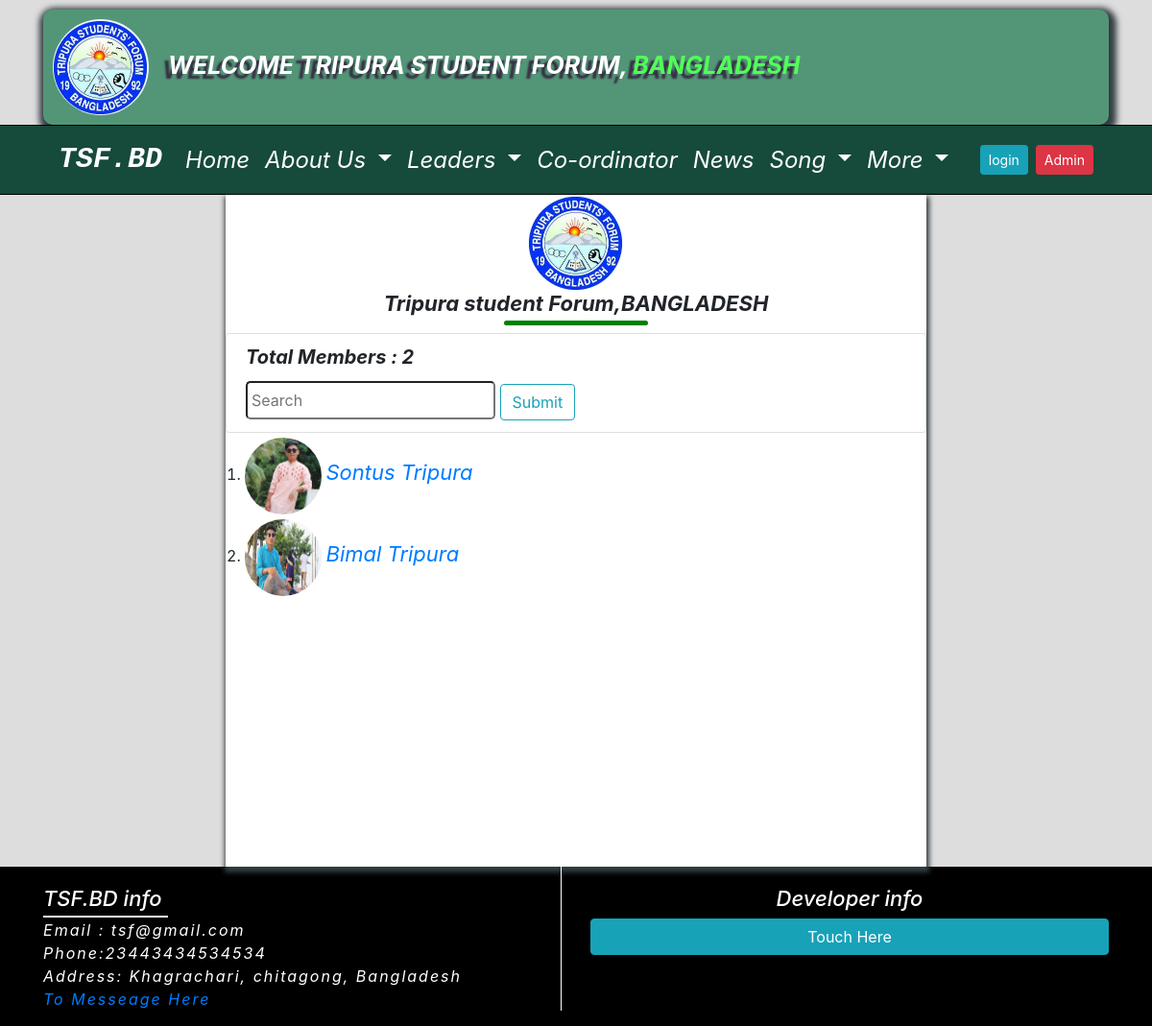
Page /member/ on the committed database.
### Home_app/models.py (models this page shows, shortened)
class TsfAboutSetting(models.Model):
    tsf_logo = models.ImageField(upload_to='tsf_logo', blank=True)
    tsf_greeting = models.CharField(max_length=255, blank=True)
    country = models.CharField(max_length=255, blank=True)
    tsf_phone = models.CharField(max_length=255, blank=True)
    tsf_email = models.EmailField(max_length=255, blank=True)
    tsf_address = models.TextField(blank=True)
    tsf_about = models.TextField(blank=True)
    tsf_president_name = models.CharField(max_length=255, blank=True)
    tsf_president_photo = models.ImageField(upload_to='president_photo', blank=True)
    tsf_president_title = models.CharField(max_length=255, blank=True)
    tsf_secretary_name = models.CharField(max_length=255, blank=True)
    tsf_secretary_photo = models.ImageField(upload_to='secretary_photo', blank=True)
    tsf_secretary_title = models.CharField(max_length=255, blank=True)
    tsf_fb_link = models.URLField(max_length=255, blank=True)
    tsf_twitter_link = models.URLField(max_length=255, blank=True)
    tsf_instagram_link = models.URLField(max_length=255, blank=True)
    tsf_linkdin_link = models.URLField(max_length=255, blank=True)
    tsf_youtube_link = models.URLField(max_length=255, blank=True)
    developer_name = models.CharField(max_length=200)
    developer_address = models.CharField(max_length=250)
    developer_website = models.URLField(blank=True)
    developer_email = models.EmailField(blank=True)
    developer_fb = models.URLField(blank=True)
    developer_youtube = models.URLField(blank=True)
    developer_instagram = models.URLField(blank=True)
    developer_linkdin = models.URLField(blank=True)
    class Meta:
        verbose_name_plural = "TSF ABOUT"

### Profile_app/models.py (models this page shows, shortened)
class Profile(models.Model):
    user = models.OneToOneField(User, on_delete=models.CASCADE)
    photo = models.ImageField(default='default.jpg', upload_to='profile_pic', blank=True)
    university = models.CharField(max_length=100, blank=True)
    School = models.CharField(max_length=100, blank=True)
    college = models.CharField(max_length=100, blank=True)
    gender = models.CharField(max_length=20, default="Male", choices=(("Male", "Male"), ("Female", "Female")))
    status = models.CharField(max_length=30, default="Single", choices=(("Single", "Single"), ("Married", "Married"), ("In a Relationship","In a Relationship")))
    fathername = models.CharField(max_length=50, blank=True)
    mothername = models.CharField(max_length=50, blank=True)
    deparment = models.CharField(max_length=50, blank=True)
    current_enroll = models.ForeignKey(StudentCategory, on_delete=models.CASCADE, null=True, blank=True, related_name="current_enroll")
    religion = models.CharField(max_length=20, blank=True)
    Class = models.CharField(max_length=50, blank=True)
    Village = models.CharField(max_length=150, blank=True)
    thana = models.CharField(max_length=50, blank=True)
    phone = models.CharField(max_length=12, blank=True)
    district = models.CharField(max_length=100, blank=True)
    current_city = models.CharField(max_length=100, blank=True)
    local_city = models.CharField(max_length=100, blank=True)
    birthday = models.DateField(default="1990-02-02", null=True, blank=True)
    facebook = models.URLField(blank=True)
    twitter = models.URLField(blank=True)
    instagram = models.URLField(blank=True)
    linkdin = models.URLField(blank=True)

### Profile_app/views.py (the view)
# urls.py: path('member/', views.membership, name='membership'),
def membership(request):
    about_inform = TsfAboutSetting.objects.get(id=1)
    users = User.objects.all()
    profile = Profile.objects.all()
    profile_count = profile.count()
    context = { 'users': users, 'profile_count': profile_count, 'about_inform': about_inform }
    return render(request, 'Profile_app/membership.html', context)

### templates/Profile_app/membership.html (shortened to what this page needs)
{% extends 'home/base.html' %}
{% load crispy_forms_tags %}
{% load static %}
{% block body %}
<div class="container">
<div class="row justify-content-center">
  <div class="col-md-8">
    <div class="membership_section">
      <div class="text-center">
    <img src="{% static 'img/tsf.jpg' %}" alt="" class="tsf_logo"/ >
    </div>
      <h1 class="tsf_name_title">Tripura student Forum,BANGLADESH</h1>
      <ul class="list-group list_group">
        <li class="list-group-item ">
          <h2 class="total_members">Total Members : {{ profile_count }}</h2>
          <form action="/student-seach/">
            <input type="search" class="search_input" placeholder="Search" name="query" id="searchField" aria-label="Search">
          <button type="submit" class="btn btn-outline-info"> Submit
          </button>
          </form>
        </li>
      </ul>
<div class="user-table">
  <div class="user_list">
    <ol>
  {% for user in users %}
      <div class="user_profile">
        <li>
            {% if user.profile.photo %}
          <a href="{% url 'view_profile' pk=user.pk %}">
            <img src="{{user.profile.photo.url }}" alt="" class="rounded-circle profilepic">
                </a>
                {% endif %}
      <a href="{% url 'view_profile' pk=user.pk %}" class="name_link">
      <span class="profile_name">{{ user.first_name}} {{ user.last_name }}</span>
      </a>
      </li>
      </div>
{% empty %}
<div class="alert alert-danger" role="alert">
there is no available student... thank you!
</div>
  {% endfor %}
  </ol>
</div>
</div>
   </div>
    </div>
  </div>
</div>
{% endblock %}

### templates/home/banner.html
{% load static %}
<section id="banner_section">
    <div class="container">
    <div class="logoheder">
      <div class="logo-section">
        <img src="{{about_inform.tsf_logo.url }}" alt=""  class=" rounded-circle logo"/>
      </div>
    <p class="logotext">{{ about_inform.tsf_greeting }}, <span class="countrytext">{{ about_inform.country }}</span></p>
    </div>
    </div>
    </section>

### templates/home/footer.html (shortened to what this page needs)
<div class="container">
    <div class="row">
       <div class="col-md-6">
   <div class="side_left">
    <ul class="footer_list">
      <h2 class="Tsf_info">TSF.BD info</h2>
       <li> Email : {{ about_inform.tsf_email }}</li>
       <li> Phone:{{ about_inform.tsf_phone }}</li>
       <li> Address: {{ about_inform.tsf_address }}</li>
       <li> <a href="{% url 'contact' %}">To Messeage Here</a></li>
     </ul>
   </div>
       </div>
       <div class="col-md-6">
<div class="footer_list">
  <h2 class="developer_title">Developer info</h2>
<button type="button" class="btn btn-info btn-block" data-toggle="modal" data-target="#exampleModalCenter">
Touch Here
</button>
</div>
            </div>
    </div>
</div>

### Home_app/static/css/home.css (style rules this page uses)
* { margin: 0; padding: 0; }
.search_input { padding: 4px; border-radius: 5px; }
.logo { height:100px; width:100px; margin-left:10px; animation: rotatelogo 5s linear infinite ; }
.logoheder { height: 120px; margin-top:10px; background:#539677; box-shadow:2px 4px 6px 6px #333d42; border-radius:10px; padding-bottom:10px; padding-top:10px; }
.countrytext { color:#51ff58; font-weight:bold; font-style:italic; text-transform:uppercase; text-shadow:-6px 5px 2px #362e42; font-size: 25px; padding-top: 15px; }
.logotext { font-weight:bold; font-style:italic; color:#fff; text-transform:uppercase; text-shadow:-6px 5px 2px #362e42; font-size: 25px; padding-top: 30px; }
.logo-section { margin-right:20px; float: left; }
.tsf_logo { height: 100px; width: 100px; border-radius: 50%; animation: logo 5s linear infinite; }
.tsf_name_title { text-align: center; font-size: 22px; font-style: italic; font-weight: bold; }
.tsf_name_title:after { content: ''; display: block; width: 150px; height: 5px; background: green; margin: 5px auto; border-radius: 10px; }

### Home_app/static/css/leader_app.css (style rules this page uses)
.list_group { margin-bottom: 5px; }
.membership_section { background: #fff; min-height: 700px; width: 100%; box-shadow:1px 4px 5px 2px #333d42 }
.profilepic { width: 80px; height: 80px; border-radius: 50%; }
.total_members { font-size: 20px; font-style: italic; font-weight: bold; }
.profile_name { font-size: 22px; font-style: italic; text-transform: capitalize; }
.user_list { margin-left: 20px; }
.user_profile { margin-bottom: 5px; }

### Home_app/static/css/profile_app.css (style rules this page uses)
.membership_section { background: #fff; min-height: 700px; width: 100%; box-shadow:1px 4px 5px 2px #333d42 }
.profilepic { width: 80px; height: 80px; border-radius: 50%; }
.total_members { font-size: 20px; font-style: italic; font-weight: bold; }
.profile_name { font-size: 22px; font-style: italic; text-transform: capitalize; }
.user_list { margin-left: 20px; }
.user_profile { margin-bottom: 5px; }
.search_input { margin-top: 5px; height: 40px; }

### Home_app/static/css/footer.css (style rules this page uses)
.footer_list { padding-top: 20px; }
.side_left { border-right: 1px solid #fff; }
.footer_list li { font-size: 16px; letter-spacing: 2px; font-style: italic; list-style: none; color: #fff; }
.developer_title { text-align: center; color: #fff!important; font-size: 22px; font-style: italic; }
.Tsf_info { color: #fff; font-size: 22px; font-style: italic; position: relative; }
.Tsf_info::after { position: absolute; content: ''; height: 2px; width: 130px; display: block; margin-top: 5px; background: cornsilk; }

### rows in the picture
TsfAboutSetting: tsf_logo (picture), tsf_greeting "WELCOME TRIPURA STUDENT FORUM", country "BANGLADESH", tsf_email "tsf@gmail.com", tsf_phone "23443434534534", tsf_address "Khagrachari, chitagong, Bangladesh"

### other values in the picture
{{ profile_count }} "2"
{{ user.first_name }} "Sontus"
{{ user.last_name }} "Tripura"
{{ user.first_name }} "Bimal"
